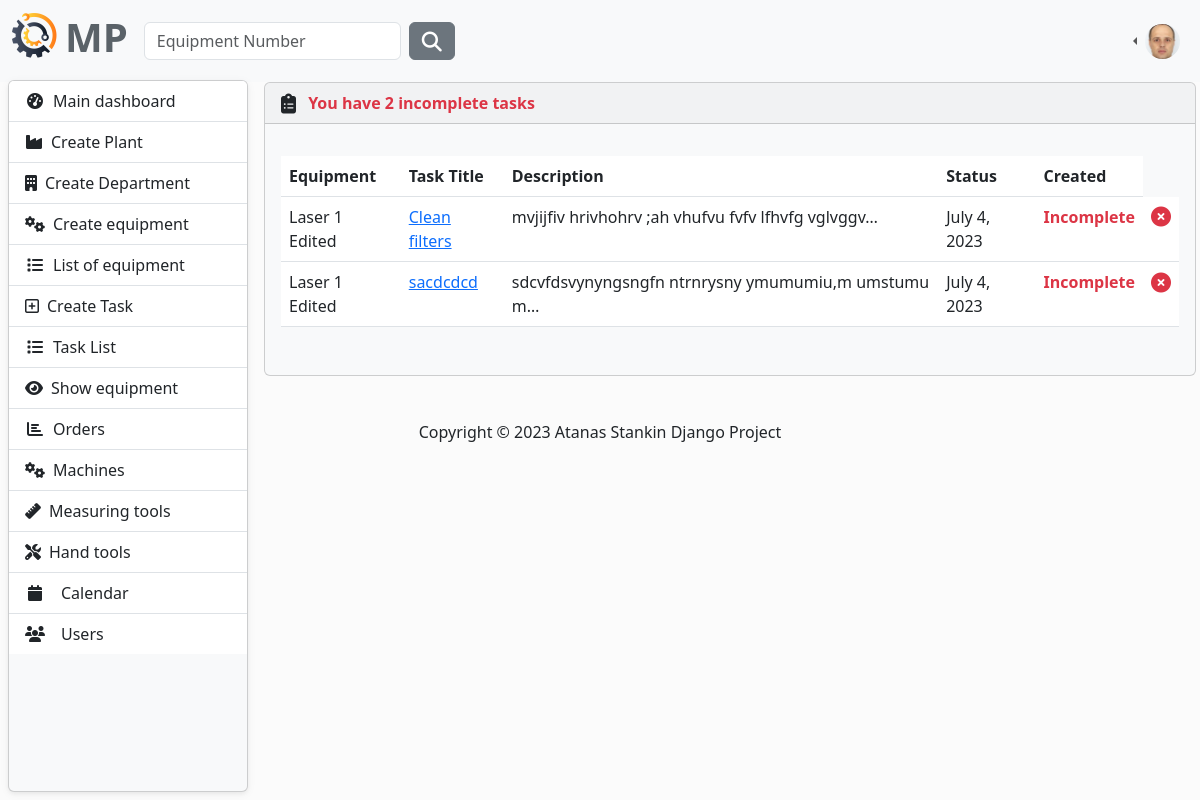
Page /task/task-list/ (signed in) on the earlier database version.
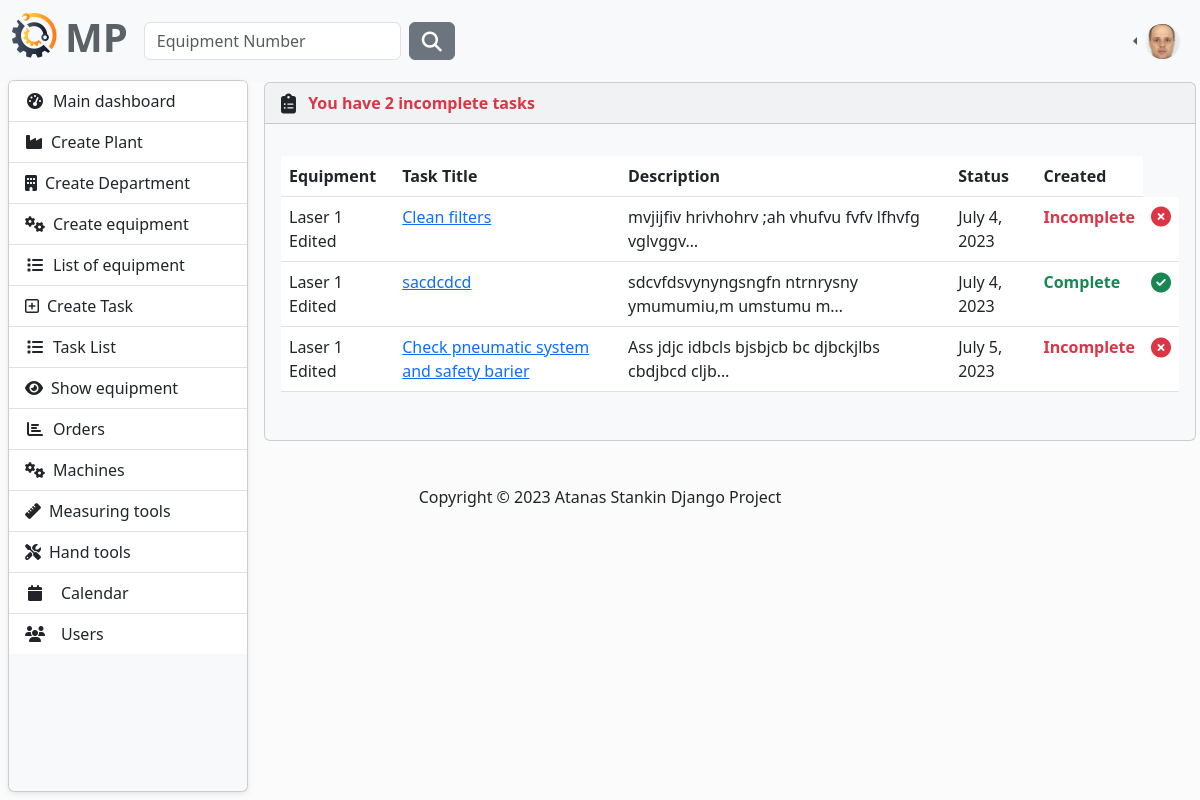
Same page on the later database version.
### MaintenancePlanner/task/models.py (models this page shows, shortened)
class Task(models.Model):
    technician = models.ForeignKey(AppUser, on_delete=models.CASCADE)
    equipment = models.ForeignKey(
        to=Equipment,
        on_delete=models.CASCADE,
    )
    title = models.CharField(
        max_length=256,
    )
    description = models.TextField(null=True, blank=True)
    complete = models.BooleanField(default=False)
    created_on = models.DateField(auto_now_add=True)
    class Meta:
        ordering = ['complete']

### MaintenancePlanner/equipment/models.py (models this page shows)
class Equipment(models.Model):
    description = models.CharField(
        max_length=30,
        validators=[equipment_name_validator],
    )
    type = models.CharField(
        max_length=30,
        choices=TYPE_OF_EQUIPMENT
    )
    acquisition_date = models.DateField(
        blank=True,
        null=True,
        verbose_name='Acquisition Date',
    )
    acquisition_value = models.FloatField(
        blank=True,
        null=True,
        verbose_name='Acquisition Value',
    )
    currency_code = models.CharField(
        max_length=10,
        choices=CURRENCY_CHOICES,
        default='EUR',
    )
    year_of_manufacture = models.PositiveIntegerField(
        verbose_name='Year of Manufacture',
        null=True,
        blank=True,
    )
    manufacturer = models.CharField(
        max_length=30,
        blank=True,
        null=True,
    )
    model_number = models.CharField(
        max_length=30,
        blank=True,
        null=True,
        verbose_name='Model Number'
    )
    part_number = models.CharField(
        max_length=30,
        blank=True,
        null=True,
        verbose_name='Manufacturer Part Number',
    )
    serial_number = models.CharField(
        max_length=30,
        blank=True,
        null=True,
        verbose_name='Manufacturer Serial Number',
    )
    plant = models.ForeignKey(
        to=Plant,
        on_delete=models.CASCADE)
    department = models.ForeignKey(
        to=Department,
        on_delete=models.CASCADE)
    last_checked_date = models.DateField(
        verbose_name='Last Checked Date',
        blank=True,
        null=True,
    )
    next_check_date = models.DateField(
        verbose_name='Next Check Date',
        blank=True,
        null=True,
    )
    def __str__(self):
        return self.description

### MaintenancePlanner/task/views.py (the view)
# urls.py: path('task-list/', TaskList.as_view(), name='task-list'),
class TaskList(LoginRequiredMixin, ListView):
    model = Task
    context_object_name = 'tasks'
    template_name = 'task-list.html'
    ordering = ['equipment']
    def get_context_data(self, **kwargs):
        context = super().get_context_data(**kwargs)
        context['tasks'] = context['tasks'].filter(technician=self.request.user)
        context['count'] = context['tasks'].filter(complete=False).count()
        return context

### MaintenancePlanner/task/templates/task-list.html (shortened to what this page needs)
{% extends "base.html" %}
{% block content %}
    <article>
        {% if tasks %}
            <div class="card bg-light ms-1 me-4 mb-4 mt-0">
                <div class="card-header">
                    <i class="fa-solid fa-clipboard-list fa-lg me-2"></i>
                    {% if count > 0 %}
                        <span class="text-danger">
                            <strong>You have {{ count }} incomplete task{{ count|pluralize:'s' }}</strong>
                        </span>
                    {% else %}
                        <span class="text-success">
                            <strong>You don't have any incomplete task</strong>
                        </span>
                    {% endif %}
                </div>
                <div class="card-body">
                    <p class="card-text">
                    <div class="table-responsive">
                        <table class="table table-hover">
                            <thead>
                            <tr>
                                <th scope="col">Equipment</th>
                                <th scope="col">Task Title</th>
                                <th scope="col">Description</th>
                                <th scope="col">Status</th>
                                <th scope="col">Created</th>
                            </tr>
                            </thead>
                            <tbody>
                            {% for task in  tasks %}
                                <tr>
                                    <td>
                                        {{ task.equipment }}
                                    </td>
                                    <td>
                                        <a class="link-primary" href="{% url 'update-task' task.id %}">
                                            {{ task.title }}
                                        </a>
                                    </td>
                                    <td>{{ task.description|truncatechars:50 }}</td>
                                    <td>{{ task.created_on }}</td>
                                    <td>{% if task.complete %}
                                        <span class="text-success fw-bold">Complete</span>
                                    {% else %}
                                        <span class="text-danger fw-bold">Incomplete</span>
                                    {% endif %}</td>
                                    <td>
                                        {% if task.complete %}
                                            <i class="fa-regular fa-circle-check fa-lg fw-bold text-success"></i>
                                        {% else %}
                                            <i class="fa-solid fa-circle-xmark fa-lg fw-bold text-danger"></i>
                                        {% endif %}
                                    </td>
                                </tr>
                            {% endfor %}
                            </tbody>
                        </table>
                    </div>
                    </p>
                </div>
            </div>
        {% endif %}
    </article>
{% endblock %}

Differences in the rows shown:
changed Task "sacdcdcd": complete "Incomplete" → "Complete"
added Task: equipment "Laser 1 Edited", title "Check pneumatic system and safety barier", description "Ass jdjc idbcls bjsbjcb bc djbckjlbs cbdjbcd cljb…", created_on "July 5, 2023", complete "Incomplete"
